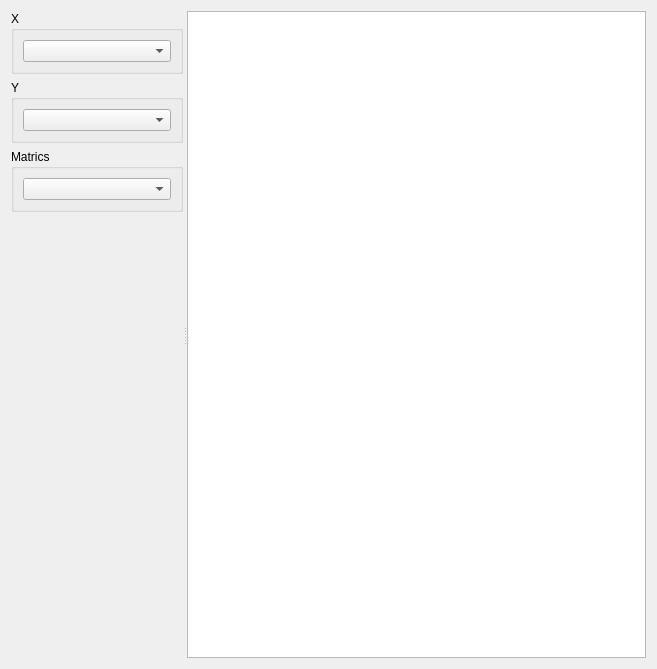
<?xml version="1.0" encoding="UTF-8"?>
<ui version="4.0">
 <class>DAChartAddtGridRasterDataWidget</class>
 <widget class="QWidget" name="DAChartAddtGridRasterDataWidget">
  <property name="geometry">
   <rect>
    <x>0</x>
    <y>0</y>
    <width>657</width>
    <height>669</height>
   </rect>
  </property>
  <property name="windowTitle">
   <string>Add XY Series</string>
  </property>
  <layout class="QVBoxLayout" name="verticalLayout_5">
   <item>
    <widget class="QSplitter" name="splitter">
     <property name="orientation">
      <enum>Qt::Horizontal</enum>
     </property>
     <widget class="QWidget" name="layoutWidget">
      <layout class="QVBoxLayout" name="verticalLayout_3">
       <item>
        <widget class="DA::DACollapsibleGroupBox" name="groupBoxX">
         <property name="title">
          <string>X</string>
         </property>
         <property name="flat">
          <bool>true</bool>
         </property>
         <layout class="QVBoxLayout" name="verticalLayout">
          <item>
           <widget class="DA::DADataManagerComboBox" name="comboBoxX"/>
          </item>
         </layout>
        </widget>
       </item>
       <item>
        <widget class="DA::DACollapsibleGroupBox" name="groupBox">
         <property name="title">
          <string>Y</string>
         </property>
         <property name="flat">
          <bool>true</bool>
         </property>
         <layout class="QVBoxLayout" name="verticalLayout_2">
          <item>
           <widget class="DA::DADataManagerComboBox" name="comboBoxY"/>
          </item>
         </layout>
        </widget>
       </item>
       <item>
        <widget class="DA::DACollapsibleGroupBox" name="groupBoxMatrics">
         <property name="sizePolicy">
          <sizepolicy hsizetype="Preferred" vsizetype="Maximum">
           <horstretch>0</horstretch>
           <verstretch>0</verstretch>
          </sizepolicy>
         </property>
         <property name="title">
          <string>Matrics</string>
         </property>
         <property name="flat">
          <bool>true</bool>
         </property>
         <layout class="QVBoxLayout" name="verticalLayout_4">
          <item>
           <widget class="DA::DADataManagerComboBox" name="comboBoxMatrics"/>
          </item>
         </layout>
        </widget>
       </item>
       <item>
        <spacer name="verticalSpacer">
         <property name="orientation">
          <enum>Qt::Vertical</enum>
         </property>
         <property name="sizeHint" stdset="0">
          <size>
           <width>40</width>
           <height>20</height>
          </size>
         </property>
        </spacer>
       </item>
      </layout>
     </widget>
     <widget class="QTableView" name="tableViewRaster"/>
    </widget>
   </item>
  </layout>
 </widget>
 <customwidgets>
  <customwidget>
   <class>DA::DADataManagerComboBox</class>
   <extends>QComboBox</extends>
   <header>DADataManagerComboBox.h</header>
  </customwidget>
  <customwidget>
   <class>DA::DACollapsibleGroupBox</class>
   <extends>QGroupBox</extends>
   <header location="global">DACollapsibleGroupBox.h</header>
   <container>1</container>
  </customwidget>
 </customwidgets>
 <resources/>
 <connections/>
</ui>
